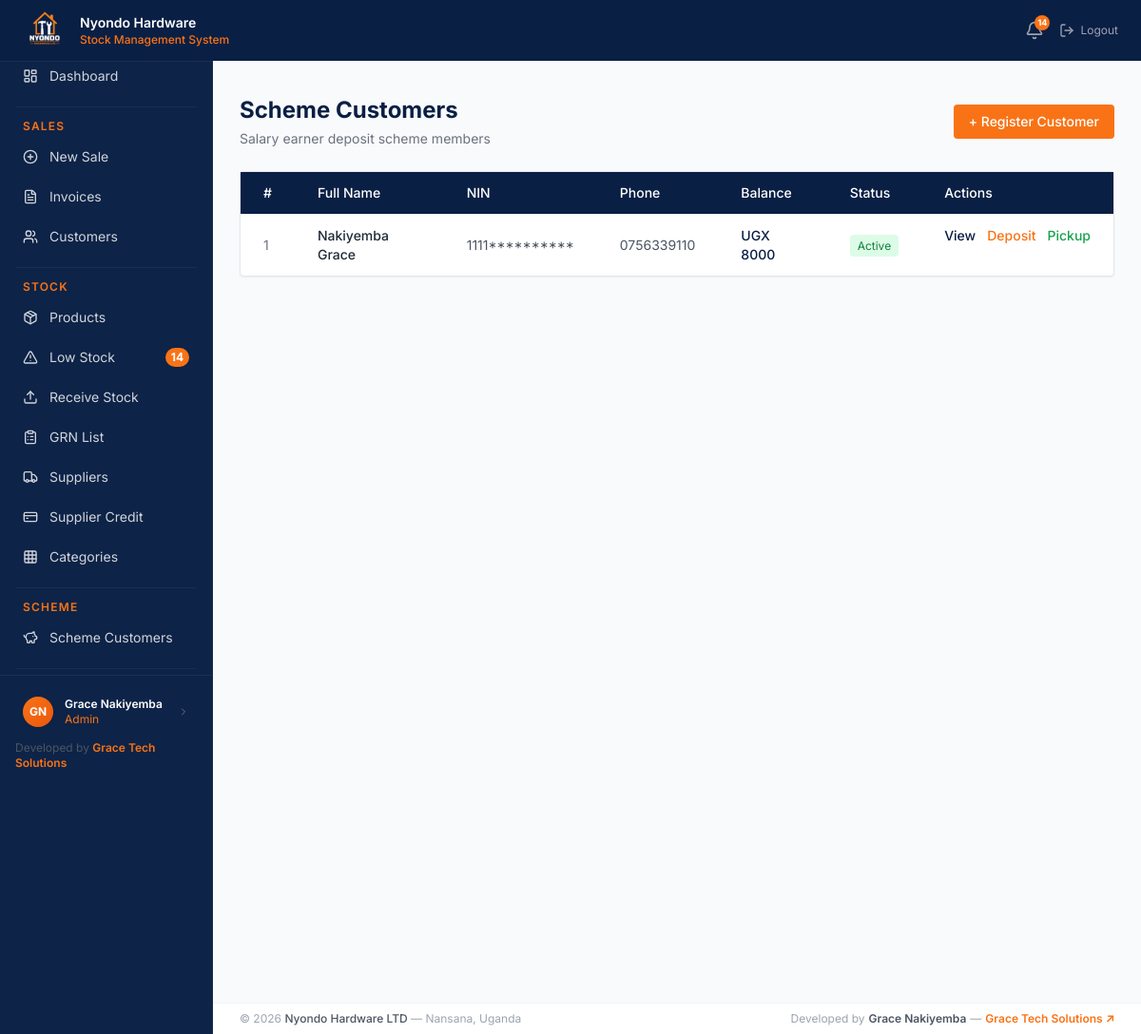
/scheme/customers/ (signed in), run on the app's committed database.
### users/models.py (models this page shows, shortened)
class UserProfile(models.Model):
    ROLE_CHOICES = [
        ('sales_attendant', 'Sales Attendant'),
        ('store_manager',   'Store Manager'),
        ('admin',           'Admin'),
    ]
    user       = models.OneToOneField(User, on_delete=models.CASCADE)
    role       = models.CharField(max_length=20, choices=ROLE_CHOICES, default='sales_attendant')
    phone      = models.CharField(max_length=20)
    avatar     = models.ImageField(upload_to='avatars/', blank=True, null=True)
    is_active  = models.BooleanField(default=True)
    created_at = models.DateTimeField(auto_now_add=True)

### scheme/models.py (models this page shows, shortened)
class SchemeCustomer(models.Model):
    STATUS_CHOICES = [
        ('active',    'Active'),
        ('suspended', 'Suspended'),
    ]
    full_name        = models.CharField(max_length=100)
    nin              = models.CharField(max_length=14, unique=True)
    phone            = models.CharField(max_length=20)
    employer         = models.CharField(max_length=100, blank=True)
    employer_address = models.TextField(blank=True)
    registration_date = models.DateField(auto_now_add=True)
    status           = models.CharField(max_length=20, choices=STATUS_CHOICES, default='active')
    registered_by    = models.ForeignKey(User, on_delete=models.PROTECT)

### users/decorators.py (the view)
    def wrapper(request, *args, **kwargs):
        if not request.user.is_authenticated:
            return redirect('users:login')
        if not hasattr(request.user, 'userprofile'):
            raise PermissionDenied
        if request.user.userprofile.role not in ['sales_attendant', 'store_manager', 'admin']:
            raise PermissionDenied
        return view_func(request, *args, **kwargs)

### templates/scheme/customer_list.html (shortened to what this page needs)
{% extends 'base.html' %}
{% block content %}
<div class="flex items-center justify-between mb-6">
    <div>
        <h1 class="text-2xl font-bold" style="color: #0a1f44;">Scheme Customers</h1>
        <p class="text-sm text-gray-500 mt-1">Salary earner deposit scheme members</p>
    </div>
    <a href="{% url 'scheme:customer-create' %}"
       class="px-4 py-2 text-sm font-medium text-white rounded transition"
       style="background-color: #f97316;">
        + Register Customer
    </a>
</div>
<div class="bg-white rounded shadow-sm border border-gray-200">
    <table class="w-full text-sm">
        <thead>
            <tr style="background-color: #0a1f44; color: white;">
                <th class="text-left px-6 py-3 font-medium">#</th>
                <th class="text-left px-6 py-3 font-medium">Full Name</th>
                <th class="text-left px-6 py-3 font-medium">NIN</th>
                <th class="text-left px-6 py-3 font-medium">Phone</th>
                <th class="text-left px-6 py-3 font-medium">Balance</th>
                <th class="text-left px-6 py-3 font-medium">Status</th>
                <th class="text-left px-6 py-3 font-medium">Actions</th>
            </tr>
        </thead>
        <tbody>
            {% for customer in customers %}
            <tr class="border-t border-gray-100 hover:bg-gray-50 transition">
                <td class="px-6 py-3 text-gray-500">{{ forloop.counter }}</td>
                <td class="px-6 py-3 font-medium text-gray-800">{{ customer.full_name }}</td>
                <td class="px-6 py-3 text-gray-600">
                    {{ customer.nin|slice:":4" }}**********
                </td>
                <td class="px-6 py-3 text-gray-600">{{ customer.phone }}</td>
                <td class="px-6 py-3 font-medium" style="color: #0a1f44;">
                    UGX {{ customer.balance|floatformat:0 }}
                </td>
                <td class="px-6 py-3">
                    <span class="text-xs px-2 py-1 rounded
                        {% if customer.status == 'active' %}bg-green-100 text-green-700
                        {% else %}bg-red-100 text-red-700{% endif %}">
                        {{ customer.status|title }}
                    </span>
                </td>
                <td class="px-6 py-3 flex gap-3">
                    <a href="{% url 'scheme:customer-detail' customer.pk %}"
                       class="text-sm font-medium hover:underline"
                       style="color: #0a1f44;">View</a>
                    <a href="{% url 'scheme:deposit-create' customer.pk %}"
                       class="text-sm font-medium hover:underline"
                       style="color: #f97316;">Deposit</a>
                    <a href="{% url 'scheme:pickup-create' customer.pk %}"
                       class="text-sm font-medium hover:underline text-green-600">Pickup</a>
                </td>
            </tr>
            {% empty %}
            <tr>
                <td colspan="7" class="px-6 py-6 text-center text-gray-400">
                    No scheme customers found. Register one to get started.
                </td>
            </tr>
            {% endfor %}
        </tbody>
    </table>
</div>
{% endblock %}

### templates/base.html (shortened to what this page needs)
{% load static %}
<!doctype html>
<html lang="en">
  <head>
    <script src="https://cdn.tailwindcss.com"></script>
  </head>
  <body class="bg-gray-50">cd
    <nav
      class="fixed top-0 left-0 right-0 z-50 flex items-center justify-between px-6 py-2"
      style="
        background-color: #0a1f44;
        box-shadow: 0 1px 0 rgba(255, 255, 255, 0.05);
      "
    >
      <div class="flex items-center gap-3">
        <div
          class="w-12 h-12 rounded-lg overflow-hidden flex items-center justify-center"
        >
          <img
            src="{% static 'images/logo.png' %}"
            alt="Logo"
            class="w-full h-full object-cover"
          />
        </div>
        <div class="leading-tight">
          <p class="text-white font-semibold text-sm">Nyondo Hardware</p>
          <p class="text-xs font-medium" style="color: #f97316">
            Stock Management System
          </p>
        </div>
      </div>
      <div class="flex items-center gap-4">
        {% if user.is_authenticated %}
        <a
          href="{% url 'stock:low-stock' %}"
          class="relative text-gray-400 hover:text-white transition"
        >
          <i data-lucide="bell" class="w-5 h-5"></i>
          {% if low_stock_count > 0 %}
          <span
            class="absolute -top-1.5 -right-1.5 w-4 h-4 rounded-full flex items-center justify-center font-bold"
            style="background-color: #f97316; color: white; font-size: 9px"
          >
            {{ low_stock_count }}
          </span>
          {% endif %}
        </a>
        <a
          href="{% url 'users:logout' %}"
          class="flex items-center gap-1.5 text-gray-400 hover:text-red-400 text-sm transition"
        >
          <i data-lucide="log-out" class="w-4 h-4"></i>
          <span class="text-xs">Logout</span>
        </a>
        {% else %}
        <a
          href="{% url 'users:login' %}"
          class="text-gray-300 hover:text-white text-sm transition"
          >Login</a
        >
        {% endif %}
      </div>
    </nav>
    <div class="flex pt-12 min-h-screen">
      <aside
        class="fixed top-12 left-0 bottom-0 w-56 flex flex-col"
        style="
          background-color: #0d2347;
          border-right: 1px solid rgba(255, 255, 255, 0.05);
        "
      >
        <div class="sidebar-wrap px-2 py-3">
          <a
            href="{% url 'dashboard:home' %}"
            class="sidebar-link flex items-center gap-3 px-4 py-2.5 text-gray-300 hover:text-white text-sm rounded-lg mb-0.5"
          >
            <i data-lucide="layout-dashboard" class="w-4 h-4 shrink-0"></i>
            <span>Dashboard</span>
          </a>
          {% if user.is_authenticated %} {% with role=user.userprofile.role %}
          {% if role == 'admin' %}
          <div class="mx-2 my-3 border-t border-white border-opacity-5"></div>
          <p
            class="px-4 pb-1 text-xs font-semibold uppercase tracking-widest"
            style="color: #f97316"
          >
            Sales
          </p>
          <a
            href="{% url 'sales:invoice-create' %}"
            class="sidebar-link flex items-center gap-3 px-4 py-2.5 text-gray-300 hover:text-white text-sm rounded-lg mb-0.5"
          >
            <i data-lucide="plus-circle" class="w-4 h-4 shrink-0"></i
            ><span>New Sale</span>
          </a>
          <a
            href="{% url 'sales:invoice-list' %}"
            class="sidebar-link flex items-center gap-3 px-4 py-2.5 text-gray-300 hover:text-white text-sm rounded-lg mb-0.5"
          >
            <i data-lucide="file-text" class="w-4 h-4 shrink-0"></i
            ><span>Invoices</span>
          </a>
          <a
            href="{% url 'sales:customer-list' %}"
            class="sidebar-link flex items-center gap-3 px-4 py-2.5 text-gray-300 hover:text-white text-sm rounded-lg mb-0.5"
          >
            <i data-lucide="users" class="w-4 h-4 shrink-0"></i
            ><span>Customers</span>
          </a>
          <div class="mx-2 my-3 border-t border-white border-opacity-5"></div>
          <p
            class="px-4 pb-1 text-xs font-semibold uppercase tracking-widest"
            style="color: #f97316"
          >
            Stock
          </p>
          <a
            href="{% url 'stock:product-list' %}"
            class="sidebar-link flex items-center gap-3 px-4 py-2.5 text-gray-300 hover:text-white text-sm rounded-lg mb-0.5"
          >
            <i data-lucide="package" class="w-4 h-4 shrink-0"></i
            ><span>Products</span>
          </a>
          <a
            href="{% url 'stock:low-stock' %}"
            class="sidebar-link flex items-center gap-3 px-4 py-2.5 text-gray-300 hover:text-white text-sm rounded-lg mb-0.5"
          >
            <i data-lucide="alert-triangle" class="w-4 h-4 shrink-0"></i>
            <span>Low Stock</span>
            {% if low_stock_count > 0 %}
            <span
              class="ml-auto text-xs px-1.5 py-0.5 rounded-full font-bold"
              style="background-color: #f97316; color: white"
              >{{ low_stock_count }}</span
            >
            {% endif %}
          </a>
          <a
            href="{% url 'stock:receipt-create' %}"
            class="sidebar-link flex items-center gap-3 px-4 py-2.5 text-gray-300 hover:text-white text-sm rounded-lg mb-0.5"
          >
            <i data-lucide="upload" class="w-4 h-4 shrink-0"></i
            ><span>Receive Stock</span>
          </a>
          <a
            href="{% url 'stock:receipt-list' %}"
            class="sidebar-link flex items-center gap-3 px-4 py-2.5 text-gray-300 hover:text-white text-sm rounded-lg mb-0.5"
          >
            <i data-lucide="clipboard-list" class="w-4 h-4 shrink-0"></i
            ><span>GRN List</span>
          </a>
          <a
            href="{% url 'stock:supplier-list' %}"
            class="sidebar-link flex items-center gap-3 px-4 py-2.5 text-gray-300 hover:text-white text-sm rounded-lg mb-0.5"
          >
            <i data-lucide="truck" class="w-4 h-4 shrink-0"></i
            ><span>Suppliers</span>
          </a>
          <a
            href="{% url 'stock:credit-list' %}"
            class="sidebar-link flex items-center gap-3 px-4 py-2.5 text-gray-300 hover:text-white text-sm rounded-lg mb-0.5"
          >
            <i data-lucide="credit-card" class="w-4 h-4 shrink-0"></i
            ><span>Supplier Credit</span>
          </a>
          <a
            href="{% url 'stock:category-list' %}"
            class="sidebar-link flex items-center gap-3 px-4 py-2.5 text-gray-300 hover:text-white text-sm rounded-lg mb-0.5"
          >
            <i data-lucide="grid" class="w-4 h-4 shrink-0"></i
            ><span>Categories</span>
          </a>
          <div class="mx-2 my-3 border-t border-white border-opacity-5"></div>
          <p
            class="px-4 pb-1 text-xs font-semibold uppercase tracking-widest"
            style="color: #f97316"
          >
            Scheme
          </p>
          <a
            href="{% url 'scheme:customer-list' %}"
            class="sidebar-link flex items-center gap-3 px-4 py-2.5 text-gray-300 hover:text-white text-sm rounded-lg mb-0.5"
          >
            <i data-lucide="piggy-bank" class="w-4 h-4 shrink-0"></i
            ><span>Scheme Customers</span>
          </a>
          <div class="mx-2 my-3 border-t border-white border-opacity-5"></div>
          {% endif %} {% endwith %} {% endif %}
        </div>
        {% if user.is_authenticated %}
        <div
          class="px-3 py-3 border-t shrink-0"
          style="border-color: rgba(255, 255, 255, 0.06)"
        >
          <a
            href="{% url 'users:profile' %}"
            class="flex items-center gap-3 rounded-lg px-3 py-2.5 hover:bg-white hover:bg-opacity-5 transition"
          >
            {% if user.userprofile.avatar %}
            <img
              src="{{ user.userprofile.avatar.url }}"
              class="w-8 h-8 rounded-full object-cover shrink-0 border-2"
              style="border-color: #f97316"
            />
            {% else %}
            <div
              class="w-8 h-8 rounded-full flex items-center justify-center text-xs font-bold shrink-0"
              style="
                background: linear-gradient(135deg, #f97316, #ea580c);
                color: white;
              "
            >
              {{ user.first_name|first|upper }}{{ user.last_name|first|upper }}
            </div>
            {% endif %}
            <div class="min-w-0">
              <p class="text-white text-xs font-semibold truncate">
                {{ user.get_full_name }}
              </p>
              <p class="text-xs truncate" style="color: #f97316">
                {{ user.userprofile.get_role_display }}
              </p>
            </div>
            <i
              data-lucide="chevron-right"
              class="w-3 h-3 text-gray-500 ml-auto shrink-0"
            ></i>
          </a>
          <div class="mt-1 px-1">
            <p class="text-xs text-gray-600">
              Developed by
              <a
                href="https://gracetechsolutions.netlify.app/"
                target="_blank"
                class="font-semibold hover:underline"
                style="color: #f97316"
              >
                Grace Tech Solutions
              </a>
            </p>
          </div>
        </div>
        {% endif %}
      </aside>
      <main class="ml-56 flex-1 p-7 pb-16 min-h-screen">
         {% block content %}{% endblock %}
      </main>
    </div>
    <footer
      class="fixed bottom-0 left-56 right-0 px-7 py-2 bg-white border-t border-gray-100"
      style="z-index: 30"
    >
      <div class="flex items-center justify-between">
        <p class="text-xs text-gray-400">
          &copy; 2026
          <span class="font-medium text-gray-600">Nyondo Hardware LTD</span>
          &mdash; Nansana, Uganda
        </p>
        <div class="flex items-center gap-1 text-xs text-gray-400">
          <span>Developed by</span>
          <span class="font-semibold text-gray-600">Grace Nakiyemba</span>
          <span>&mdash;</span>
          <a
            href="https://gracetechsolutions.netlify.app/"
            target="_blank"
            class="font-semibold hover:underline"
            style="color: #f97316"
          >
            Grace Tech Solutions ↗
          </a>
        </div>
      </div>
    </footer>
  </body>
</html>

### data on the page
SchemeCustomer: full_name "Nakiyemba Grace", nin "1111", phone "0756339110", balance "8000", status "Active"

### other printed values
{{ low_stock_count }} "14"
{{ user.first_name|first|upper }} "G"
{{ user.last_name|first|upper }} "N"
{{ user.get_full_name }} "Grace Nakiyemba"
{{ user.userprofile.get_role_display }} "Admin"
